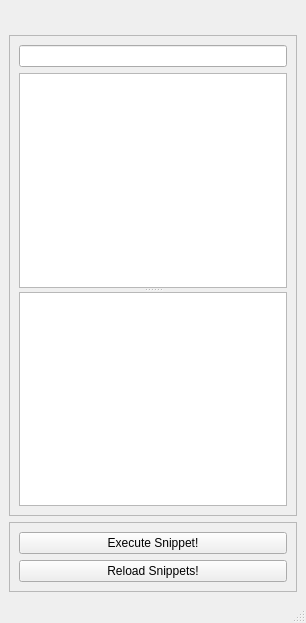
<?xml version="1.0" encoding="UTF-8"?>
<ui version="4.0">
 <class>Loader_MainWindow</class>
 <widget class="QMainWindow" name="Loader_MainWindow">
  <property name="geometry">
   <rect>
    <x>0</x>
    <y>0</y>
    <width>306</width>
    <height>623</height>
   </rect>
  </property>
  <property name="windowTitle">
   <string>Snippets Loader</string>
  </property>
  <widget class="QWidget" name="Loader_centralwidget">
   <layout class="QGridLayout" name="Loader_centralwidget_gridLayout">
    <item row="0" column="0" colspan="2">
     <layout class="QHBoxLayout" name="Snippets_Loader_Logo_horizontalLayout">
      <item>
       <spacer name="left_horizontalSpacer">
        <property name="orientation">
         <enum>Qt::Horizontal</enum>
        </property>
        <property name="sizeHint" stdset="0">
         <size>
          <width>0</width>
          <height>20</height>
         </size>
        </property>
       </spacer>
      </item>
      <item>
       <widget class="QLabel" name="Snippets_Loader_Logo_label">
        <property name="text">
         <string/>
        </property>
       </widget>
      </item>
      <item>
       <spacer name="right_horizontalSpacer">
        <property name="orientation">
         <enum>Qt::Horizontal</enum>
        </property>
        <property name="sizeHint" stdset="0">
         <size>
          <width>0</width>
          <height>20</height>
         </size>
        </property>
       </spacer>
      </item>
     </layout>
    </item>
    <item row="2" column="0" colspan="2">
     <widget class="QFrame" name="Interfaces_frame">
      <property name="frameShape">
       <enum>QFrame::StyledPanel</enum>
      </property>
      <property name="frameShadow">
       <enum>QFrame::Raised</enum>
      </property>
      <layout class="QGridLayout" name="Interfaces_frame_gridLayout">
       <item row="0" column="0">
        <layout class="QHBoxLayout" name="Search_horizontalLayout">
         <item>
          <widget class="QLineEdit" name="Search_lineEdit"/>
         </item>
        </layout>
       </item>
       <item row="1" column="0">
        <widget class="QSplitter" name="Interfaces_frame_splitter">
         <property name="orientation">
          <enum>Qt::Vertical</enum>
         </property>
         <widget class="QListView" name="Interfaces_listView"/>
         <widget class="QTextBrowser" name="Informations_textBrowser"/>
        </widget>
       </item>
      </layout>
     </widget>
    </item>
    <item row="3" column="0" colspan="2">
     <widget class="QFrame" name="Buttons_frame">
      <property name="frameShape">
       <enum>QFrame::StyledPanel</enum>
      </property>
      <property name="frameShadow">
       <enum>QFrame::Raised</enum>
      </property>
      <layout class="QGridLayout" name="Buttons_frame_gridLayout">
       <item row="0" column="0">
        <widget class="QPushButton" name="Execute_Snippet_pushButton">
         <property name="text">
          <string>Execute Snippet!</string>
         </property>
        </widget>
       </item>
       <item row="1" column="0">
        <widget class="QPushButton" name="Reload_Snippets_pushButton">
         <property name="text">
          <string>Reload Snippets!</string>
         </property>
        </widget>
       </item>
      </layout>
     </widget>
    </item>
   </layout>
  </widget>
  <widget class="QStatusBar" name="statusbar"/>
 </widget>
 <resources/>
 <connections/>
</ui>
